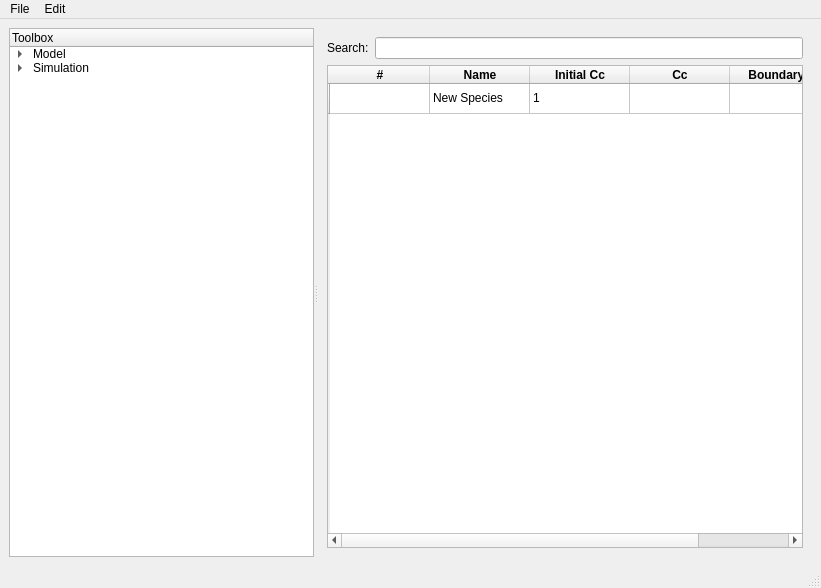
<?xml version="1.0" encoding="UTF-8"?>
<ui version="4.0">
 <class>MainWindow</class>
 <widget class="QMainWindow" name="MainWindow">
  <property name="geometry">
   <rect>
    <x>0</x>
    <y>0</y>
    <width>821</width>
    <height>588</height>
   </rect>
  </property>
  <property name="windowTitle">
   <string>SBML-Analaysis-Toolbox</string>
  </property>
  <widget class="QWidget" name="centralwidget">
   <property name="sizePolicy">
    <sizepolicy hsizetype="Expanding" vsizetype="Expanding">
     <horstretch>0</horstretch>
     <verstretch>0</verstretch>
    </sizepolicy>
   </property>
   <layout class="QGridLayout" name="gridLayout_9">
    <item row="1" column="0">
     <widget class="QSplitter" name="splitter">
      <property name="orientation">
       <enum>Qt::Horizontal</enum>
      </property>
      <widget class="QTreeWidget" name="treeWidget">
       <column>
        <property name="text">
         <string>Toolbox</string>
        </property>
       </column>
       <item>
        <property name="text">
         <string>Model</string>
        </property>
        <item>
         <property name="text">
          <string>Compartments</string>
         </property>
        </item>
        <item>
         <property name="text">
          <string>Species</string>
         </property>
        </item>
        <item>
         <property name="text">
          <string>Parameters</string>
         </property>
        </item>
        <item>
         <property name="text">
          <string>Reactions</string>
         </property>
        </item>
        <item>
         <property name="text">
          <string>Matrices</string>
         </property>
        </item>
        <item>
         <property name="text">
          <string>Layout</string>
         </property>
        </item>
       </item>
       <item>
        <property name="text">
         <string>Simulation</string>
        </property>
        <item>
         <property name="text">
          <string>Time Course</string>
         </property>
        </item>
        <item>
         <property name="text">
          <string>Local Sensitivity Analysis</string>
         </property>
        </item>
        <item>
         <property name="text">
          <string>Global Sensitivity Analsysis</string>
         </property>
        </item>
       </item>
      </widget>
      <widget class="QStackedWidget" name="stackedWidget">
       <property name="autoFillBackground">
        <bool>false</bool>
       </property>
       <property name="currentIndex">
        <number>2</number>
       </property>
       <widget class="QWidget" name="pageModel">
        <layout class="QGridLayout" name="gridLayout_5">
         <item row="0" column="0">
          <layout class="QVBoxLayout" name="verticalLayout">
           <item>
            <layout class="QHBoxLayout" name="horizontalLayout_2">
             <item>
              <widget class="QLabel" name="label">
               <property name="font">
                <font>
                 <pointsize>12</pointsize>
                 <weight>75</weight>
                 <bold>true</bold>
                </font>
               </property>
               <property name="text">
                <string>Model</string>
               </property>
              </widget>
             </item>
             <item>
              <widget class="QLineEdit" name="lineEditModelName">
               <property name="text">
                <string>New Model</string>
               </property>
              </widget>
             </item>
            </layout>
           </item>
           <item>
            <widget class="QTabWidget" name="tabWidget">
             <property name="currentIndex">
              <number>0</number>
             </property>
             <widget class="QWidget" name="tab">
              <attribute name="title">
               <string>Details</string>
              </attribute>
              <layout class="QGridLayout" name="gridLayout_3">
               <item row="1" column="0">
                <widget class="QPlainTextEdit" name="plainTextEdit"/>
               </item>
               <item row="0" column="0">
                <layout class="QGridLayout" name="gridLayout_2">
                 <item row="0" column="0">
                  <widget class="QLabel" name="label_2">
                   <property name="layoutDirection">
                    <enum>Qt::LeftToRight</enum>
                   </property>
                   <property name="text">
                    <string>Time Units</string>
                   </property>
                   <property name="alignment">
                    <set>Qt::AlignRight|Qt::AlignTrailing|Qt::AlignVCenter</set>
                   </property>
                  </widget>
                 </item>
                 <item row="0" column="4">
                  <widget class="QLineEdit" name="lineEditVolumeUnits">
                   <property name="text">
                    <string>ml</string>
                   </property>
                  </widget>
                 </item>
                 <item row="0" column="2">
                  <widget class="QLineEdit" name="lineEditTimeUnits">
                   <property name="text">
                    <string>s</string>
                   </property>
                  </widget>
                 </item>
                 <item row="1" column="2">
                  <widget class="QLineEdit" name="lineEditQuantityUnits">
                   <property name="text">
                    <string>mmol</string>
                   </property>
                  </widget>
                 </item>
                 <item row="1" column="0">
                  <widget class="QLabel" name="label_4">
                   <property name="text">
                    <string>Quantity Unit</string>
                   </property>
                   <property name="alignment">
                    <set>Qt::AlignRight|Qt::AlignTrailing|Qt::AlignVCenter</set>
                   </property>
                  </widget>
                 </item>
                 <item row="0" column="3">
                  <widget class="QLabel" name="label_3">
                   <property name="layoutDirection">
                    <enum>Qt::LeftToRight</enum>
                   </property>
                   <property name="text">
                    <string>Volume Unit</string>
                   </property>
                   <property name="alignment">
                    <set>Qt::AlignRight|Qt::AlignTrailing|Qt::AlignVCenter</set>
                   </property>
                  </widget>
                 </item>
                 <item row="2" column="3">
                  <widget class="QLabel" name="label_6">
                   <property name="layoutDirection">
                    <enum>Qt::LeftToRight</enum>
                   </property>
                   <property name="text">
                    <string>Current Time</string>
                   </property>
                   <property name="alignment">
                    <set>Qt::AlignRight|Qt::AlignTrailing|Qt::AlignVCenter</set>
                   </property>
                  </widget>
                 </item>
                 <item row="2" column="2">
                  <widget class="QLineEdit" name="lineEdit_5">
                   <property name="text">
                    <string>0</string>
                   </property>
                  </widget>
                 </item>
                 <item row="2" column="0">
                  <widget class="QLabel" name="label_5">
                   <property name="text">
                    <string>Initial Time</string>
                   </property>
                   <property name="alignment">
                    <set>Qt::AlignRight|Qt::AlignTrailing|Qt::AlignVCenter</set>
                   </property>
                  </widget>
                 </item>
                 <item row="2" column="4">
                  <widget class="QLineEdit" name="lineEdit_6">
                   <property name="text">
                    <string>0</string>
                   </property>
                   <property name="readOnly">
                    <bool>true</bool>
                   </property>
                  </widget>
                 </item>
                </layout>
               </item>
               <item row="2" column="0">
                <layout class="QGridLayout" name="gridLayout_4">
                 <item row="0" column="0">
                  <widget class="QPushButton" name="pushButtonModelCommit">
                   <property name="text">
                    <string>Commit</string>
                   </property>
                  </widget>
                 </item>
                 <item row="0" column="1">
                  <widget class="QPushButton" name="pushButtonModelRevert">
                   <property name="text">
                    <string>Revert</string>
                   </property>
                  </widget>
                 </item>
                 <item row="0" column="2">
                  <spacer name="horizontalSpacer">
                   <property name="orientation">
                    <enum>Qt::Horizontal</enum>
                   </property>
                   <property name="sizeHint" stdset="0">
                    <size>
                     <width>40</width>
                     <height>20</height>
                    </size>
                   </property>
                  </spacer>
                 </item>
                </layout>
               </item>
              </layout>
             </widget>
             <widget class="QWidget" name="tab_2">
              <attribute name="title">
               <string>Annotation</string>
              </attribute>
              <layout class="QGridLayout" name="gridLayout_15">
               <item row="0" column="0">
                <widget class="QLabel" name="label_15">
                 <property name="text">
                  <string>Annotationn tab to be added</string>
                 </property>
                </widget>
               </item>
              </layout>
             </widget>
            </widget>
           </item>
          </layout>
         </item>
        </layout>
       </widget>
       <widget class="QWidget" name="pageCompartments">
        <layout class="QGridLayout" name="gridLayout_7">
         <item row="0" column="0">
          <layout class="QVBoxLayout" name="verticalLayout_2">
           <item>
            <layout class="QGridLayout" name="gridLayout_6">
             <item row="0" column="0">
              <widget class="QLabel" name="label_7">
               <property name="text">
                <string>Search:</string>
               </property>
              </widget>
             </item>
             <item row="0" column="1">
              <widget class="QLineEdit" name="lineSearchCompartments"/>
             </item>
            </layout>
           </item>
           <item>
            <widget class="QTableWidget" name="tableCompartments">
             <property name="alternatingRowColors">
              <bool>true</bool>
             </property>
             <property name="sortingEnabled">
              <bool>true</bool>
             </property>
             <property name="cornerButtonEnabled">
              <bool>true</bool>
             </property>
             <property name="RowNumber" stdset="0">
              <number>1</number>
             </property>
             <attribute name="verticalHeaderShowSortIndicator" stdset="0">
              <bool>false</bool>
             </attribute>
             <attribute name="verticalHeaderStretchLastSection">
              <bool>false</bool>
             </attribute>
             <row>
              <property name="text">
               <string/>
              </property>
             </row>
             <column>
              <property name="text">
               <string>#</string>
              </property>
              <property name="font">
               <font>
                <weight>75</weight>
                <bold>true</bold>
               </font>
              </property>
              <property name="textAlignment">
               <set>AlignHCenter|AlignVCenter|AlignCenter</set>
              </property>
             </column>
             <column>
              <property name="text">
               <string>Name</string>
              </property>
              <property name="font">
               <font>
                <weight>75</weight>
                <bold>true</bold>
               </font>
              </property>
              <property name="textAlignment">
               <set>AlignHCenter|AlignVCenter|AlignCenter</set>
              </property>
             </column>
             <column>
              <property name="text">
               <string>Initial Volume</string>
              </property>
              <property name="font">
               <font>
                <weight>75</weight>
                <bold>true</bold>
               </font>
              </property>
              <property name="textAlignment">
               <set>AlignHCenter|AlignVCenter|AlignCenter</set>
              </property>
             </column>
             <column>
              <property name="text">
               <string>Volume</string>
              </property>
              <property name="font">
               <font>
                <weight>75</weight>
                <bold>true</bold>
               </font>
              </property>
              <property name="textAlignment">
               <set>AlignHCenter|AlignVCenter|AlignCenter</set>
              </property>
             </column>
             <item row="0" column="1">
              <property name="text">
               <string>New Compartment</string>
              </property>
             </item>
             <item row="0" column="2">
              <property name="text">
               <string>1</string>
              </property>
             </item>
            </widget>
           </item>
          </layout>
         </item>
        </layout>
       </widget>
       <widget class="QWidget" name="pageSpecies">
        <layout class="QGridLayout" name="gridLayout">
         <item row="0" column="0">
          <layout class="QVBoxLayout" name="verticalLayout_3">
           <item>
            <layout class="QGridLayout" name="gridLayout_8">
             <item row="0" column="0">
              <widget class="QLabel" name="label_8">
               <property name="text">
                <string>Search:</string>
               </property>
              </widget>
             </item>
             <item row="0" column="1">
              <widget class="QLineEdit" name="lineSearchSpecies"/>
             </item>
            </layout>
           </item>
           <item>
            <widget class="QTableWidget" name="tableSpecies">
             <property name="alternatingRowColors">
              <bool>true</bool>
             </property>
             <property name="sortingEnabled">
              <bool>true</bool>
             </property>
             <property name="cornerButtonEnabled">
              <bool>true</bool>
             </property>
             <property name="RowNumber" stdset="0">
              <number>1</number>
             </property>
             <attribute name="verticalHeaderShowSortIndicator" stdset="0">
              <bool>false</bool>
             </attribute>
             <attribute name="verticalHeaderStretchLastSection">
              <bool>false</bool>
             </attribute>
             <row>
              <property name="text">
               <string/>
              </property>
             </row>
             <column>
              <property name="text">
               <string>#</string>
              </property>
              <property name="font">
               <font>
                <weight>75</weight>
                <bold>true</bold>
               </font>
              </property>
              <property name="textAlignment">
               <set>AlignHCenter|AlignVCenter|AlignCenter</set>
              </property>
             </column>
             <column>
              <property name="text">
               <string>Name</string>
              </property>
              <property name="font">
               <font>
                <weight>75</weight>
                <bold>true</bold>
               </font>
              </property>
              <property name="textAlignment">
               <set>AlignHCenter|AlignVCenter|AlignCenter</set>
              </property>
             </column>
             <column>
              <property name="text">
               <string>Initial Cc</string>
              </property>
              <property name="font">
               <font>
                <weight>75</weight>
                <bold>true</bold>
               </font>
              </property>
              <property name="textAlignment">
               <set>AlignHCenter|AlignVCenter|AlignCenter</set>
              </property>
             </column>
             <column>
              <property name="text">
               <string>Cc</string>
              </property>
              <property name="font">
               <font>
                <weight>75</weight>
                <bold>true</bold>
               </font>
              </property>
              <property name="textAlignment">
               <set>AlignHCenter|AlignVCenter|AlignCenter</set>
              </property>
             </column>
             <column>
              <property name="text">
               <string>Boundary?</string>
              </property>
              <property name="font">
               <font>
                <weight>75</weight>
                <bold>true</bold>
               </font>
              </property>
              <property name="textAlignment">
               <set>AlignHCenter|AlignVCenter|AlignCenter</set>
              </property>
             </column>
             <item row="0" column="1">
              <property name="text">
               <string>New Species</string>
              </property>
             </item>
             <item row="0" column="2">
              <property name="text">
               <string>1</string>
              </property>
             </item>
            </widget>
           </item>
          </layout>
         </item>
        </layout>
       </widget>
       <widget class="QWidget" name="pageParameters">
        <layout class="QGridLayout" name="gridLayout_11">
         <item row="0" column="0">
          <layout class="QVBoxLayout" name="verticalLayout_4">
           <item>
            <layout class="QGridLayout" name="gridLayout_10">
             <item row="0" column="0">
              <widget class="QLabel" name="label_9">
               <property name="text">
                <string>Search:</string>
               </property>
              </widget>
             </item>
             <item row="0" column="1">
              <widget class="QLineEdit" name="lineSearchParameters"/>
             </item>
            </layout>
           </item>
           <item>
            <widget class="QTableWidget" name="tableParameters">
             <property name="alternatingRowColors">
              <bool>true</bool>
             </property>
             <property name="sortingEnabled">
              <bool>true</bool>
             </property>
             <property name="cornerButtonEnabled">
              <bool>true</bool>
             </property>
             <property name="RowNumber" stdset="0">
              <number>1</number>
             </property>
             <attribute name="verticalHeaderShowSortIndicator" stdset="0">
              <bool>false</bool>
             </attribute>
             <attribute name="verticalHeaderStretchLastSection">
              <bool>false</bool>
             </attribute>
             <row>
              <property name="text">
               <string/>
              </property>
             </row>
             <column>
              <property name="text">
               <string>#</string>
              </property>
              <property name="font">
               <font>
                <weight>75</weight>
                <bold>true</bold>
               </font>
              </property>
              <property name="textAlignment">
               <set>AlignHCenter|AlignVCenter|AlignCenter</set>
              </property>
             </column>
             <column>
              <property name="text">
               <string>Name</string>
              </property>
              <property name="font">
               <font>
                <weight>75</weight>
                <bold>true</bold>
               </font>
              </property>
              <property name="textAlignment">
               <set>AlignHCenter|AlignVCenter|AlignCenter</set>
              </property>
             </column>
             <column>
              <property name="text">
               <string>Value</string>
              </property>
              <property name="font">
               <font>
                <weight>75</weight>
                <bold>true</bold>
               </font>
              </property>
              <property name="textAlignment">
               <set>AlignHCenter|AlignVCenter|AlignCenter</set>
              </property>
             </column>
             <column>
              <property name="text">
               <string>Variable?</string>
              </property>
              <property name="font">
               <font>
                <weight>75</weight>
                <bold>true</bold>
               </font>
              </property>
              <property name="textAlignment">
               <set>AlignHCenter|AlignVCenter|AlignCenter</set>
              </property>
             </column>
             <item row="0" column="1">
              <property name="text">
               <string>New Parameter</string>
              </property>
             </item>
             <item row="0" column="2">
              <property name="text">
               <string>1</string>
              </property>
             </item>
            </widget>
           </item>
          </layout>
         </item>
        </layout>
       </widget>
       <widget class="QWidget" name="pageReactions">
        <layout class="QGridLayout" name="gridLayout_12">
         <item row="0" column="0">
          <widget class="QLabel" name="label_10">
           <property name="text">
            <string>Reactions Page to be Added</string>
           </property>
          </widget>
         </item>
        </layout>
       </widget>
       <widget class="QWidget" name="pageMatrices">
        <layout class="QGridLayout" name="gridLayout_13">
         <item row="0" column="0">
          <widget class="QLabel" name="label_11">
           <property name="text">
            <string>Matrices Page to be Added</string>
           </property>
          </widget>
         </item>
        </layout>
       </widget>
       <widget class="QWidget" name="pageLayout">
        <layout class="QGridLayout" name="gridLayout_14">
         <item row="0" column="0">
          <widget class="QLabel" name="label_12">
           <property name="text">
            <string>Layout Page to be Added</string>
           </property>
          </widget>
         </item>
        </layout>
       </widget>
       <widget class="QWidget" name="pageSimulation">
        <layout class="QGridLayout" name="gridLayout_19">
         <item row="0" column="0">
          <widget class="QLabel" name="label_20">
           <property name="text">
            <string>To be Added</string>
           </property>
          </widget>
         </item>
        </layout>
       </widget>
       <widget class="QWidget" name="pageTimeCourse">
        <layout class="QGridLayout" name="gridLayout_18">
         <item row="0" column="0">
          <widget class="QLabel" name="label_13">
           <property name="font">
            <font>
             <pointsize>12</pointsize>
             <weight>75</weight>
             <bold>true</bold>
            </font>
           </property>
           <property name="text">
            <string>Time Course</string>
           </property>
          </widget>
         </item>
         <item row="1" column="0">
          <layout class="QGridLayout" name="gridLayout_16">
           <item row="0" column="0">
            <widget class="QLabel" name="label_14">
             <property name="text">
              <string>Duration</string>
             </property>
            </widget>
           </item>
           <item row="1" column="1">
            <widget class="QLineEdit" name="lineIntervalSize">
             <property name="text">
              <string>0.1</string>
             </property>
            </widget>
           </item>
           <item row="0" column="1">
            <widget class="QLineEdit" name="lineDuration">
             <property name="text">
              <string>1</string>
             </property>
            </widget>
           </item>
           <item row="1" column="0">
            <widget class="QLabel" name="label_16">
             <property name="text">
              <string>Interval Size</string>
             </property>
            </widget>
           </item>
           <item row="1" column="2">
            <widget class="QLabel" name="label_17">
             <property name="text">
              <string>Intervals</string>
             </property>
            </widget>
           </item>
           <item row="1" column="3">
            <widget class="QLineEdit" name="lineIntervals">
             <property name="text">
              <string>10</string>
             </property>
            </widget>
           </item>
          </layout>
         </item>
         <item row="2" column="0">
          <layout class="QHBoxLayout" name="horizontalLayout_4">
           <item>
            <widget class="Line" name="line">
             <property name="orientation">
              <enum>Qt::Horizontal</enum>
             </property>
            </widget>
           </item>
          </layout>
         </item>
         <item row="3" column="0">
          <layout class="QHBoxLayout" name="horizontalLayout">
           <item>
            <widget class="QLabel" name="label_18">
             <property name="text">
              <string>Integration Interval</string>
             </property>
            </widget>
           </item>
           <item>
            <widget class="QLineEdit" name="lineEdit_7">
             <property name="text">
              <string>0 to 1</string>
             </property>
             <property name="readOnly">
              <bool>true</bool>
             </property>
            </widget>
           </item>
          </layout>
         </item>
         <item row="4" column="0">
          <layout class="QHBoxLayout" name="horizontalLayout_5">
           <item>
            <widget class="Line" name="line_2">
             <property name="orientation">
              <enum>Qt::Horizontal</enum>
             </property>
            </widget>
           </item>
          </layout>
         </item>
         <item row="5" column="0">
          <layout class="QGridLayout" name="gridLayout_17">
           <item row="0" column="1">
            <widget class="QSpinBox" name="spinBox"/>
           </item>
           <item row="0" column="0">
            <widget class="QLabel" name="label_19">
             <property name="text">
              <string>TextLabel</string>
             </property>
            </widget>
           </item>
           <item row="1" column="1">
            <widget class="QTableWidget" name="tableWidget"/>
           </item>
          </layout>
         </item>
         <item row="6" column="0">
          <layout class="QHBoxLayout" name="horizontalLayout_3">
           <item>
            <widget class="QPushButton" name="pushButtonRun">
             <property name="text">
              <string>Run</string>
             </property>
            </widget>
           </item>
           <item>
            <widget class="QPushButton" name="pushButtonRevert">
             <property name="text">
              <string>Revert</string>
             </property>
            </widget>
           </item>
           <item>
            <widget class="QProgressBar" name="progressBarTimeCourse">
             <property name="value">
              <number>24</number>
             </property>
            </widget>
           </item>
          </layout>
         </item>
        </layout>
       </widget>
       <widget class="QWidget" name="pageLSA">
        <layout class="QGridLayout" name="gridLayout_20">
         <item row="0" column="0">
          <widget class="QLabel" name="label_21">
           <property name="text">
            <string>To be added</string>
           </property>
          </widget>
         </item>
        </layout>
       </widget>
       <widget class="QWidget" name="pageGSA">
        <layout class="QGridLayout" name="gridLayout_21">
         <item row="0" column="0">
          <widget class="QLabel" name="label_22">
           <property name="text">
            <string>To be added</string>
           </property>
          </widget>
         </item>
        </layout>
       </widget>
      </widget>
     </widget>
    </item>
   </layout>
  </widget>
  <widget class="QMenuBar" name="menubar">
   <property name="geometry">
    <rect>
     <x>0</x>
     <y>0</y>
     <width>821</width>
     <height>24</height>
    </rect>
   </property>
   <widget class="QMenu" name="menuFile">
    <property name="title">
     <string>File</string>
    </property>
    <addaction name="actionOpen"/>
    <addaction name="actionSave"/>
    <addaction name="actionSave_as"/>
   </widget>
   <widget class="QMenu" name="menuEdit">
    <property name="title">
     <string>Edit</string>
    </property>
    <addaction name="actionUndo"/>
    <addaction name="actionRedo"/>
   </widget>
   <addaction name="menuFile"/>
   <addaction name="menuEdit"/>
  </widget>
  <widget class="QStatusBar" name="statusbar"/>
  <action name="actionOpen">
   <property name="text">
    <string>Open</string>
   </property>
   <property name="shortcut">
    <string>Ctrl+O</string>
   </property>
  </action>
  <action name="actionSave">
   <property name="text">
    <string>Save</string>
   </property>
   <property name="shortcut">
    <string>Ctrl+S</string>
   </property>
  </action>
  <action name="actionSave_as">
   <property name="text">
    <string>Save as...</string>
   </property>
   <property name="shortcut">
    <string>Ctrl+Shift+S</string>
   </property>
  </action>
  <action name="actionUndo">
   <property name="text">
    <string>Undo</string>
   </property>
   <property name="shortcut">
    <string>Ctrl+Z</string>
   </property>
  </action>
  <action name="actionRedo">
   <property name="text">
    <string>Redo</string>
   </property>
   <property name="shortcut">
    <string>Ctrl+Shift+Z, Ctrl+Y</string>
   </property>
  </action>
 </widget>
 <resources/>
 <connections/>
 <slots>
  <slot>commitModelChanges()</slot>
 </slots>
</ui>
